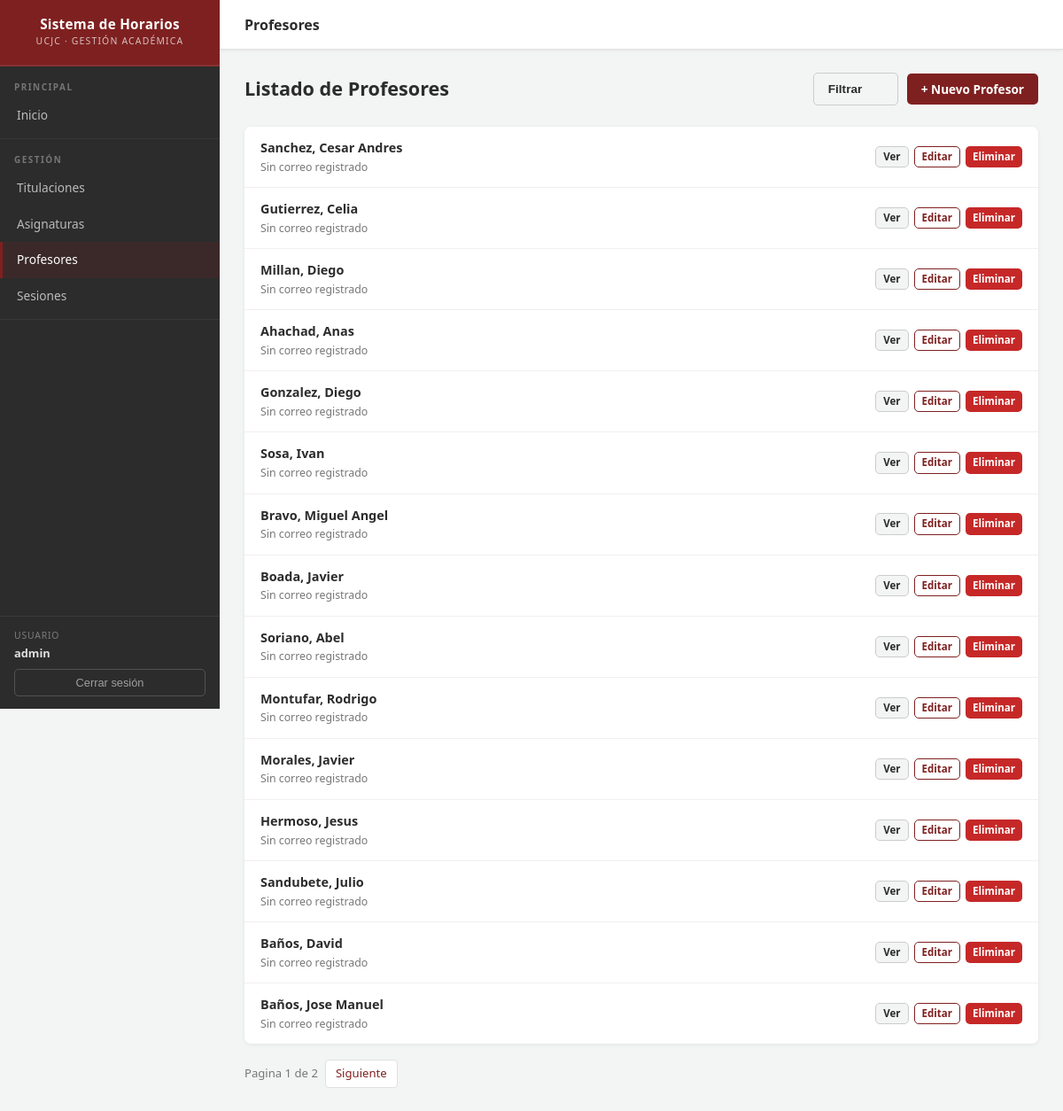
Page /horarios/profesores/ (signed in) on the committed database.
### horarios/models.py (models this page shows, shortened)
class Profesor(models.Model):
    nombre = models.CharField(max_length=100)
    apellidos = models.CharField(max_length=100)
    email = models.EmailField(blank=True, null=True)
    creado_por = models.ForeignKey(
        settings.AUTH_USER_MODEL,
        on_delete=models.CASCADE,
        related_name='profesores_propios',
        null=True,
    )
    def get_absolute_url(self):
        return reverse('profesor-detail', args=[str(self.id)])

### horarios/views.py (the view)
# urls.py: path('profesores/', views.ProfesorListView.as_view(), name='profesores'),
class ProfesorListView(ListFilterMixin, LoginRequiredMixin, generic.ListView):
    model = Profesor
    paginate_by = 15
    filter_list_keys = ['titulacion']
    def get_queryset(self):
        qs = Profesor.objects.filter(creado_por=self.request.user)
        return filter_profesores(qs, self.request)

### horarios/filters.py (called while the page is built, shortened)
def build_filter_qs(request):
    params = request.GET.copy()
    params.pop('page', None)
    return params.urlencode()

def count_active_filters(request, list_keys=None, text_key='q'):
    count = 0
    if request.GET.get(text_key, '').strip():
        count += 1
    for key in list_keys or []:
        if request.GET.get(key, '').strip():
            count += 1
    return count

def filter_profesores(queryset, request):
    q = request.GET.get('q', '').strip()
    titulacion = request.GET.get('titulacion', '').strip()
    if titulacion:
        queryset = queryset.filter(asignaturas__titulacion_id=titulacion)
    return queryset.distinct()

### horarios/views.py (called while the page is built)
    def get_filter_context(self):
        user = self.request.user
        return {
            'filter_qs': build_filter_qs(self.request),
            'active_filter_count': count_active_filters(
                self.request, self.filter_list_keys
            ),
            'titulaciones_filtro': Titulacion.objects.filter(creado_por=user),
            'cursos_filtro': Asignatura.CURSOS,
            'dias_filtro': Sesion.DIAS_SEMANA,
        }

    def get_context_data(self, **kwargs):
        context = super().get_context_data(**kwargs)
        context.update(self.get_filter_context())
        return context

### horarios/templates/horarios/profesor_list.html (shortened to what this page needs)
{% extends "base_generic.html" %}
{% block page_title %}Profesores{% endblock %}
{% block content %}
<div class="page-header">
  <h2>Listado de Profesores</h2>
  <div class="page-header-actions">
    {% include "horarios/includes/filters_profesor.html" %}
    <a href="{% url 'profesor-create' %}" class="btn btn-primary">+ Nuevo Profesor</a>
  </div>
</div>
{% if profesor_list %}
<div class="card">
  <ul class="item-list">
    {% for profesor in profesor_list %}
    <li>
      <div class="item-main">
        <div class="item-title">
          <a href="{{ profesor.get_absolute_url }}" style="color: var(--charcoal); text-decoration: none;">
            {{ profesor.apellidos }}, {{ profesor.nombre }}
          </a>
        </div>
        <div class="item-subtitle">{{ profesor.email|default:"Sin correo registrado" }}</div>
      </div>
      <div class="item-actions">
        <a href="{{ profesor.get_absolute_url }}" class="btn btn-secondary btn-xs">Ver</a>
        {% if user.is_authenticated %}
        <a href="{% url 'profesor-update' profesor.id %}" class="btn btn-outline btn-xs">Editar</a>
        <a href="{% url 'profesor-delete' profesor.id %}" class="btn btn-danger btn-xs">Eliminar</a>
        {% endif %}
      </div>
    </li>
    {% endfor %}
  </ul>
</div>
{% endif %}
{% endblock %}

### horarios/templates/base_generic.html (shortened to what this page needs)
{% load static %}
<!DOCTYPE html>
<html lang="es">
<head>
  <link rel="stylesheet" href="{% static 'css/style.css' %}?v=7">
</head>
<body>
<div class="layout">
  <aside class="sidebar">
    <div class="sidebar-brand">
      <div class="brand-title">Sistema de Horarios</div>
      <span class="brand-sub">UCJC · Gestión Académica</span>
    </div>
    <div class="sidebar-section">
      <p class="sidebar-section-label">Principal</p>
      <nav>
        <a href="{% url 'index' %}"
           {% if request.resolver_match.url_name == 'index' %}class="active"{% endif %}>
          Inicio
        </a>
      </nav>
    </div>
    <div class="sidebar-section">
      <p class="sidebar-section-label">Gestión</p>
      <nav>
        <a href="{% url 'titulaciones' %}"
           {% if 'titulacion' in request.resolver_match.url_name %}class="active"{% endif %}>
          Titulaciones
        </a>
        <a href="{% url 'asignaturas' %}"
           {% if 'asignatura' in request.resolver_match.url_name %}class="active"{% endif %}>
          Asignaturas
        </a>
        <a href="{% url 'profesores' %}"
           {% if 'profesor' in request.resolver_match.url_name %}class="active"{% endif %}>
          Profesores
        </a>
        <a href="{% url 'sesiones' %}"
           {% if 'sesion' in request.resolver_match.url_name %}class="active"{% endif %}>
          Sesiones
        </a>
      </nav>
    </div>
    <div class="sidebar-user">
      {% if user.is_authenticated %}
        <span class="user-label">Usuario</span>
        <span class="user-name">{{ user.get_username }}</span>
        <form action="{% url 'logout' %}" method="post">
          <button type="submit" class="btn-logout">Cerrar sesión</button>
        </form>
      {% else %}
        <a href="{% url 'login' %}?next={{ request.path }}" class="sidebar-login-link">
          Iniciar sesión
        </a>
      {% endif %}
    </div>
  </aside>
  <div class="main-wrapper">
    <div class="top-bar">
      <div class="top-bar-title">{% block page_title %}Sistema de Horarios{% endblock %}</div>
    </div>
    <div class="page-body">
      {% block content %}{% endblock %}
      {% block pagination %}
        {% if is_paginated %}
          {% include "horarios/includes/filter_pagination.html" %}
        {% endif %}
      {% endblock %}
    </div>
  </div>
</div>
</body>
</html>

### rows in the picture
Profesor: apellidos "Sanchez", nombre "Cesar Andres", email "Sin correo registrado"
Profesor: apellidos "Gutierrez", nombre "Celia", email "Sin correo registrado"
Profesor: apellidos "Millan", nombre "Diego", email "Sin correo registrado"
Profesor: apellidos "Ahachad", nombre "Anas", email "Sin correo registrado"
Profesor: apellidos "Gonzalez", nombre "Diego", email "Sin correo registrado"
Profesor: apellidos "Sosa", nombre "Ivan", email "Sin correo registrado"
Profesor: apellidos "Bravo", nombre "Miguel Angel", email "Sin correo registrado"
Profesor: apellidos "Boada", nombre "Javier", email "Sin correo registrado"
Profesor: apellidos "Soriano", nombre "Abel", email "Sin correo registrado"
Profesor: apellidos "Montufar", nombre "Rodrigo", email "Sin correo registrado"
Profesor: apellidos "Morales", nombre "Javier", email "Sin correo registrado"
Profesor: apellidos "Hermoso", nombre "Jesus", email "Sin correo registrado"
Profesor: apellidos "Sandubete", nombre "Julio", email "Sin correo registrado"
Profesor: apellidos "Baños", nombre "David", email "Sin correo registrado"
Profesor: apellidos "Baños", nombre "Jose Manuel", email "Sin correo registrado"

### other values in the picture
{{ user.get_username }} "admin"
{{ page_obj.number }} "1"
{{ page_obj.paginator.num_pages }} "2"
